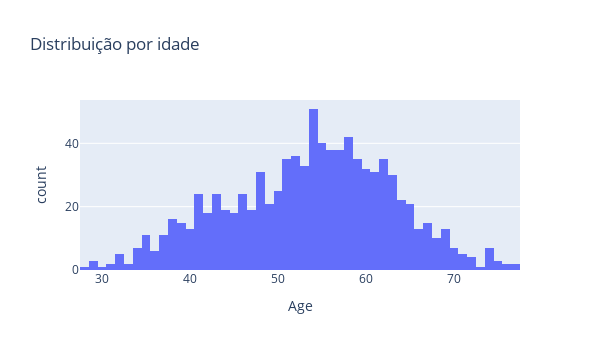
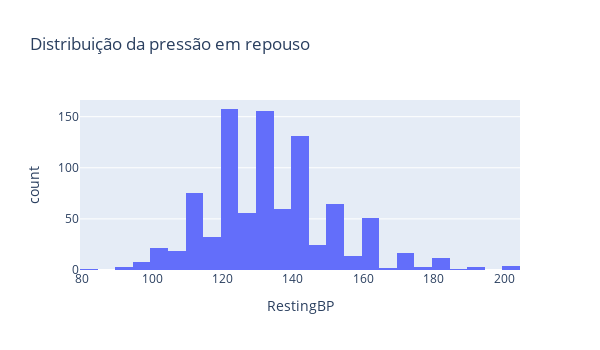
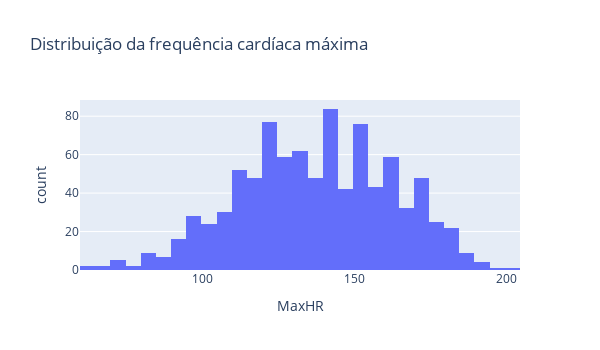

Notebook code for these charts, in order:
### Code cell
fig_age = px.histogram(
    df_tratado2,
    x="Age",
    nbins=60,
    title="Distribuição por idade",
)
fig_age.update_layout(width=600, height=350)
fig_age.show()

fig_restingbp = px.histogram(
    df_tratado2,
    x="RestingBP",
    nbins=40,
    title="Distribuição da pressão em repouso",
)
fig_restingbp.update_layout(width=600, height=350)
fig_restingbp.show()

fig_maxhr = px.histogram(
    df_tratado2,
    x="MaxHR",
    nbins=40,
    title="Distribuição da frequência cardíaca máxima",
)
fig_maxhr.update_layout(width=600, height=350)
fig_maxhr.show()

### Figure 1 — Plotly figure (JSON) as saved in the notebook; plotly's stock layout.template omitted (floating-point values rounded to 4 significant figures; data arrays with more than 128 entries replaced by an {"elided": "..."} marker saying what was removed)
{"data": [{"bingroup": "x", "hovertemplate": "Age=%{x}<br>count=%{y}<extra></extra>", "legendgroup": "", "marker": {"color": "#636efa", "pattern": {"shape": ""}}, "name": "", "nbinsx": 60, "orientation": "v", "showlegend": false, "type": "histogram", "x": {"elided": "917 int values"}, "xaxis": "x", "yaxis": "y"}], "layout": {"barmode": "relative", "height": 350, "legend": {"tracegroupgap": 0}, "title": {"text": "Distribuição por idade"}, "width": 600, "xaxis": {"anchor": "y", "domain": [0, 1], "title": {"text": "Age"}}, "yaxis": {"anchor": "x", "domain": [0, 1], "title": {"text": "count"}}}}

### Figure 2 — Plotly figure (JSON) as saved in the notebook; plotly's stock layout.template omitted (floating-point values rounded to 4 significant figures; data arrays with more than 128 entries replaced by an {"elided": "..."} marker saying what was removed)
{"data": [{"bingroup": "x", "hovertemplate": "RestingBP=%{x}<br>count=%{y}<extra></extra>", "legendgroup": "", "marker": {"color": "#636efa", "pattern": {"shape": ""}}, "name": "", "nbinsx": 40, "orientation": "v", "showlegend": false, "type": "histogram", "x": {"elided": "917 int values"}, "xaxis": "x", "yaxis": "y"}], "layout": {"barmode": "relative", "height": 350, "legend": {"tracegroupgap": 0}, "title": {"text": "Distribuição da pressão em repouso"}, "width": 600, "xaxis": {"anchor": "y", "domain": [0, 1], "title": {"text": "RestingBP"}}, "yaxis": {"anchor": "x", "domain": [0, 1], "title": {"text": "count"}}}}

### Figure 3 — Plotly figure (JSON) as saved in the notebook; plotly's stock layout.template omitted (floating-point values rounded to 4 significant figures; data arrays with more than 128 entries replaced by an {"elided": "..."} marker saying what was removed)
{"data": [{"bingroup": "x", "hovertemplate": "MaxHR=%{x}<br>count=%{y}<extra></extra>", "legendgroup": "", "marker": {"color": "#636efa", "pattern": {"shape": ""}}, "name": "", "nbinsx": 40, "orientation": "v", "showlegend": false, "type": "histogram", "x": {"elided": "917 int values"}, "xaxis": "x", "yaxis": "y"}], "layout": {"barmode": "relative", "height": 350, "legend": {"tracegroupgap": 0}, "title": {"text": "Distribuição da frequência cardíaca máxima"}, "width": 600, "xaxis": {"anchor": "y", "domain": [0, 1], "title": {"text": "MaxHR"}}, "yaxis": {"anchor": "x", "domain": [0, 1], "title": {"text": "count"}}}}
